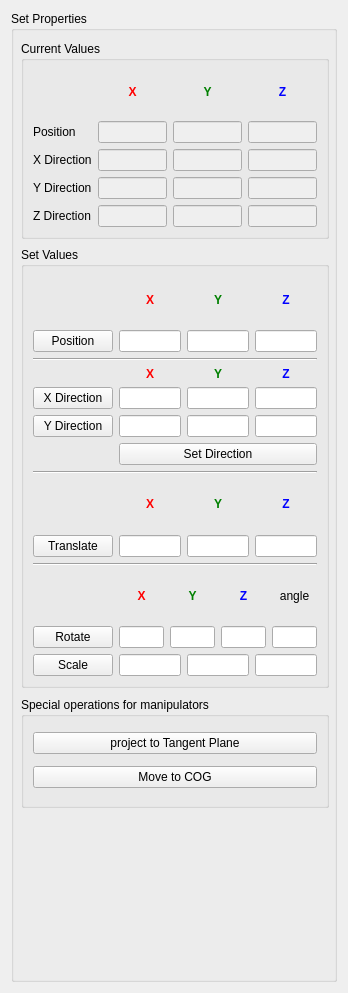
<?xml version="1.0" encoding="UTF-8"?>
<ui version="4.0">
 <class>setProps</class>
 <widget class="QWidget" name="setProps">
  <property name="geometry">
   <rect>
    <x>0</x>
    <y>0</y>
    <width>348</width>
    <height>993</height>
   </rect>
  </property>
  <property name="sizePolicy">
   <sizepolicy hsizetype="Fixed" vsizetype="Preferred">
    <horstretch>0</horstretch>
    <verstretch>0</verstretch>
   </sizepolicy>
  </property>
  <property name="maximumSize">
   <size>
    <width>348</width>
    <height>16777215</height>
   </size>
  </property>
  <property name="windowTitle">
   <string>Form</string>
  </property>
  <layout class="QVBoxLayout" name="verticalLayout_6">
   <item>
    <widget class="QGroupBox" name="groupBox">
     <property name="title">
      <string>Set Properties</string>
     </property>
     <widget class="QGroupBox" name="groupBox_4">
      <property name="geometry">
       <rect>
        <x>10</x>
        <y>686</y>
        <width>308</width>
        <height>111</height>
       </rect>
      </property>
      <property name="title">
       <string>Special operations for manipulators</string>
      </property>
      <layout class="QVBoxLayout" name="verticalLayout">
       <item>
        <widget class="QPushButton" name="projectTangentButton">
         <property name="text">
          <string>project to Tangent Plane</string>
         </property>
        </widget>
       </item>
       <item>
        <widget class="QPushButton" name="moveManipToCOG">
         <property name="text">
          <string>Move to COG</string>
         </property>
        </widget>
       </item>
      </layout>
     </widget>
     <widget class="QGroupBox" name="groupBox_3">
      <property name="geometry">
       <rect>
        <x>10</x>
        <y>236</y>
        <width>308</width>
        <height>441</height>
       </rect>
      </property>
      <property name="title">
       <string>Set Values</string>
      </property>
      <layout class="QVBoxLayout" name="verticalLayout_4">
       <item>
        <layout class="QGridLayout" name="gridLayout_2">
         <item row="0" column="1">
          <widget class="QLabel" name="label">
           <property name="font">
            <font>
             <weight>75</weight>
             <bold>true</bold>
            </font>
           </property>
           <property name="text">
            <string>&lt;font color=red&gt;X&lt;/font&gt;</string>
           </property>
           <property name="alignment">
            <set>Qt::AlignCenter</set>
           </property>
          </widget>
         </item>
         <item row="0" column="2">
          <widget class="QLabel" name="label_2">
           <property name="font">
            <font>
             <weight>75</weight>
             <bold>true</bold>
            </font>
           </property>
           <property name="text">
            <string>&lt;font color=green&gt;Y&lt;/font&gt;</string>
           </property>
           <property name="alignment">
            <set>Qt::AlignCenter</set>
           </property>
          </widget>
         </item>
         <item row="0" column="3">
          <widget class="QLabel" name="label_3">
           <property name="font">
            <font>
             <weight>75</weight>
             <bold>true</bold>
            </font>
           </property>
           <property name="text">
            <string>&lt;font color=blue&gt;Z&lt;/font&gt;</string>
           </property>
           <property name="alignment">
            <set>Qt::AlignCenter</set>
           </property>
          </widget>
         </item>
         <item row="1" column="0">
          <widget class="QPushButton" name="posButton">
           <property name="toolTip">
            <string>Set the position of the manipulator</string>
           </property>
           <property name="statusTip">
            <string>Set the position of the manipulator</string>
           </property>
           <property name="text">
            <string>Position</string>
           </property>
          </widget>
         </item>
         <item row="1" column="1">
          <widget class="QLineEdit" name="nposx">
           <property name="minimumSize">
            <size>
             <width>1</width>
             <height>0</height>
            </size>
           </property>
           <property name="maxLength">
            <number>15</number>
           </property>
          </widget>
         </item>
         <item row="1" column="3">
          <widget class="QLineEdit" name="nposz">
           <property name="minimumSize">
            <size>
             <width>1</width>
             <height>0</height>
            </size>
           </property>
           <property name="maxLength">
            <number>15</number>
           </property>
          </widget>
         </item>
         <item row="1" column="2">
          <widget class="QLineEdit" name="nposy">
           <property name="minimumSize">
            <size>
             <width>1</width>
             <height>0</height>
            </size>
           </property>
           <property name="maxLength">
            <number>15</number>
           </property>
          </widget>
         </item>
        </layout>
       </item>
       <item>
        <widget class="Line" name="line_3">
         <property name="orientation">
          <enum>Qt::Horizontal</enum>
         </property>
        </widget>
       </item>
       <item>
        <layout class="QGridLayout" name="gridLayout_3">
         <item row="0" column="1">
          <widget class="QLabel" name="label_5">
           <property name="font">
            <font>
             <weight>75</weight>
             <bold>true</bold>
            </font>
           </property>
           <property name="text">
            <string>&lt;font color=red&gt;X&lt;/font&gt;</string>
           </property>
           <property name="alignment">
            <set>Qt::AlignCenter</set>
           </property>
          </widget>
         </item>
         <item row="0" column="2">
          <widget class="QLabel" name="label_6">
           <property name="font">
            <font>
             <weight>75</weight>
             <bold>true</bold>
            </font>
           </property>
           <property name="text">
            <string>&lt;font color=green&gt;Y&lt;/font&gt;</string>
           </property>
           <property name="alignment">
            <set>Qt::AlignCenter</set>
           </property>
          </widget>
         </item>
         <item row="0" column="3">
          <widget class="QLabel" name="label_7">
           <property name="font">
            <font>
             <weight>75</weight>
             <bold>true</bold>
            </font>
           </property>
           <property name="text">
            <string>&lt;font color=blue&gt;Z&lt;/font&gt;</string>
           </property>
           <property name="alignment">
            <set>Qt::AlignCenter</set>
           </property>
          </widget>
         </item>
         <item row="1" column="0">
          <widget class="QPushButton" name="axisAButton">
           <property name="toolTip">
            <string>Toggle the direction axis</string>
           </property>
           <property name="statusTip">
            <string>Toggle the direction axis</string>
           </property>
           <property name="text">
            <string>X Direction</string>
           </property>
          </widget>
         </item>
         <item row="1" column="1">
          <widget class="QLineEdit" name="ndirAx">
           <property name="minimumSize">
            <size>
             <width>1</width>
             <height>0</height>
            </size>
           </property>
           <property name="maxLength">
            <number>15</number>
           </property>
          </widget>
         </item>
         <item row="1" column="2">
          <widget class="QLineEdit" name="ndirAy">
           <property name="minimumSize">
            <size>
             <width>1</width>
             <height>0</height>
            </size>
           </property>
           <property name="maxLength">
            <number>15</number>
           </property>
          </widget>
         </item>
         <item row="1" column="3">
          <widget class="QLineEdit" name="ndirAz">
           <property name="minimumSize">
            <size>
             <width>1</width>
             <height>0</height>
            </size>
           </property>
           <property name="maxLength">
            <number>15</number>
           </property>
          </widget>
         </item>
         <item row="2" column="0">
          <widget class="QPushButton" name="axisBButton">
           <property name="toolTip">
            <string>Toggle the direction axis</string>
           </property>
           <property name="statusTip">
            <string>Toggle the direction axis</string>
           </property>
           <property name="text">
            <string>Y Direction</string>
           </property>
          </widget>
         </item>
         <item row="2" column="1">
          <widget class="QLineEdit" name="ndirBx">
           <property name="minimumSize">
            <size>
             <width>1</width>
             <height>0</height>
            </size>
           </property>
           <property name="maxLength">
            <number>15</number>
           </property>
          </widget>
         </item>
         <item row="2" column="2">
          <widget class="QLineEdit" name="ndirBy">
           <property name="minimumSize">
            <size>
             <width>1</width>
             <height>0</height>
            </size>
           </property>
           <property name="maxLength">
            <number>15</number>
           </property>
          </widget>
         </item>
         <item row="2" column="3">
          <widget class="QLineEdit" name="ndirBz">
           <property name="minimumSize">
            <size>
             <width>1</width>
             <height>0</height>
            </size>
           </property>
           <property name="maxLength">
            <number>15</number>
           </property>
          </widget>
         </item>
         <item row="3" column="1" colspan="3">
          <widget class="QPushButton" name="dirButton">
           <property name="toolTip">
            <string>Set the directions of the manipulator</string>
           </property>
           <property name="statusTip">
            <string>Set the directions of the manipulator</string>
           </property>
           <property name="text">
            <string>Set Direction</string>
           </property>
          </widget>
         </item>
        </layout>
       </item>
       <item>
        <widget class="Line" name="line">
         <property name="orientation">
          <enum>Qt::Horizontal</enum>
         </property>
        </widget>
       </item>
       <item>
        <layout class="QGridLayout" name="gridLayout_4">
         <item row="0" column="1">
          <widget class="QLabel" name="label_21">
           <property name="font">
            <font>
             <weight>75</weight>
             <bold>true</bold>
            </font>
           </property>
           <property name="text">
            <string>&lt;font color=red&gt;X&lt;/font&gt;</string>
           </property>
           <property name="alignment">
            <set>Qt::AlignCenter</set>
           </property>
          </widget>
         </item>
         <item row="0" column="2">
          <widget class="QLabel" name="label_19">
           <property name="font">
            <font>
             <weight>75</weight>
             <bold>true</bold>
            </font>
           </property>
           <property name="text">
            <string>&lt;font color=green&gt;Y&lt;/font&gt;</string>
           </property>
           <property name="alignment">
            <set>Qt::AlignCenter</set>
           </property>
          </widget>
         </item>
         <item row="0" column="3">
          <widget class="QLabel" name="label_20">
           <property name="font">
            <font>
             <weight>75</weight>
             <bold>true</bold>
            </font>
           </property>
           <property name="text">
            <string>&lt;font color=blue&gt;Z&lt;/font&gt;</string>
           </property>
           <property name="alignment">
            <set>Qt::AlignCenter</set>
           </property>
          </widget>
         </item>
         <item row="1" column="0">
          <widget class="QPushButton" name="transButton">
           <property name="toolTip">
            <string>Translate the manipulator</string>
           </property>
           <property name="statusTip">
            <string>Translate the manipulator</string>
           </property>
           <property name="text">
            <string>Translate</string>
           </property>
          </widget>
         </item>
         <item row="1" column="1">
          <widget class="QLineEdit" name="translationX">
           <property name="minimumSize">
            <size>
             <width>1</width>
             <height>0</height>
            </size>
           </property>
           <property name="maxLength">
            <number>15</number>
           </property>
          </widget>
         </item>
         <item row="1" column="2">
          <widget class="QLineEdit" name="translationY">
           <property name="minimumSize">
            <size>
             <width>1</width>
             <height>0</height>
            </size>
           </property>
           <property name="maxLength">
            <number>15</number>
           </property>
          </widget>
         </item>
         <item row="1" column="3">
          <widget class="QLineEdit" name="translationZ">
           <property name="minimumSize">
            <size>
             <width>1</width>
             <height>0</height>
            </size>
           </property>
           <property name="maxLength">
            <number>15</number>
           </property>
          </widget>
         </item>
        </layout>
       </item>
       <item>
        <widget class="Line" name="line_2">
         <property name="orientation">
          <enum>Qt::Horizontal</enum>
         </property>
        </widget>
       </item>
       <item>
        <layout class="QGridLayout" name="_2">
         <item row="0" column="1">
          <widget class="QLabel" name="label_13">
           <property name="font">
            <font>
             <weight>75</weight>
             <bold>true</bold>
            </font>
           </property>
           <property name="text">
            <string>&lt;font color=red&gt;X&lt;/font&gt;</string>
           </property>
           <property name="alignment">
            <set>Qt::AlignCenter</set>
           </property>
          </widget>
         </item>
         <item row="0" column="2">
          <widget class="QLabel" name="label_14">
           <property name="font">
            <font>
             <weight>75</weight>
             <bold>true</bold>
            </font>
           </property>
           <property name="text">
            <string>&lt;font color=green&gt;Y&lt;/font&gt;</string>
           </property>
           <property name="alignment">
            <set>Qt::AlignCenter</set>
           </property>
          </widget>
         </item>
         <item row="0" column="3">
          <widget class="QLabel" name="label_15">
           <property name="font">
            <font>
             <weight>75</weight>
             <bold>true</bold>
            </font>
           </property>
           <property name="text">
            <string>&lt;font color=blue&gt;Z&lt;/font&gt;</string>
           </property>
           <property name="alignment">
            <set>Qt::AlignCenter</set>
           </property>
          </widget>
         </item>
         <item row="0" column="4">
          <widget class="QLabel" name="label_16">
           <property name="text">
            <string>angle</string>
           </property>
           <property name="alignment">
            <set>Qt::AlignCenter</set>
           </property>
          </widget>
         </item>
         <item row="1" column="0">
          <widget class="QPushButton" name="rotButton">
           <property name="toolTip">
            <string>Rotate the manipulator</string>
           </property>
           <property name="statusTip">
            <string>Rotate the manipulator</string>
           </property>
           <property name="text">
            <string>Rotate</string>
           </property>
          </widget>
         </item>
         <item row="1" column="1">
          <widget class="QLineEdit" name="rotx">
           <property name="minimumSize">
            <size>
             <width>1</width>
             <height>0</height>
            </size>
           </property>
           <property name="maxLength">
            <number>15</number>
           </property>
          </widget>
         </item>
         <item row="1" column="2">
          <widget class="QLineEdit" name="roty">
           <property name="minimumSize">
            <size>
             <width>1</width>
             <height>0</height>
            </size>
           </property>
           <property name="maxLength">
            <number>15</number>
           </property>
          </widget>
         </item>
         <item row="1" column="3">
          <widget class="QLineEdit" name="rotz">
           <property name="minimumSize">
            <size>
             <width>1</width>
             <height>0</height>
            </size>
           </property>
           <property name="maxLength">
            <number>15</number>
           </property>
          </widget>
         </item>
         <item row="1" column="4">
          <widget class="QLineEdit" name="rotAngle">
           <property name="minimumSize">
            <size>
             <width>1</width>
             <height>0</height>
            </size>
           </property>
           <property name="maxLength">
            <number>15</number>
           </property>
          </widget>
         </item>
        </layout>
       </item>
       <item>
        <layout class="QHBoxLayout" name="_3">
         <item>
          <widget class="QPushButton" name="scaleButton">
           <property name="toolTip">
            <string>Scale the manipulator</string>
           </property>
           <property name="statusTip">
            <string>Scale the manipulator</string>
           </property>
           <property name="text">
            <string>Scale</string>
           </property>
          </widget>
         </item>
         <item>
          <widget class="QLineEdit" name="scalex">
           <property name="minimumSize">
            <size>
             <width>1</width>
             <height>0</height>
            </size>
           </property>
           <property name="maxLength">
            <number>15</number>
           </property>
          </widget>
         </item>
         <item>
          <widget class="QLineEdit" name="scaley">
           <property name="minimumSize">
            <size>
             <width>1</width>
             <height>0</height>
            </size>
           </property>
           <property name="maxLength">
            <number>15</number>
           </property>
          </widget>
         </item>
         <item>
          <widget class="QLineEdit" name="scalez">
           <property name="minimumSize">
            <size>
             <width>1</width>
             <height>0</height>
            </size>
           </property>
           <property name="maxLength">
            <number>15</number>
           </property>
          </widget>
         </item>
        </layout>
       </item>
      </layout>
      <zorder>line</zorder>
      <zorder>line_2</zorder>
      <zorder>line_3</zorder>
     </widget>
     <widget class="QGroupBox" name="groupBox_5">
      <property name="geometry">
       <rect>
        <x>10</x>
        <y>30</y>
        <width>308</width>
        <height>198</height>
       </rect>
      </property>
      <property name="title">
       <string>Current Values</string>
      </property>
      <layout class="QVBoxLayout" name="verticalLayout_5">
       <item>
        <layout class="QGridLayout" name="gridLayout">
         <item row="0" column="1">
          <widget class="QLabel" name="label_8">
           <property name="font">
            <font>
             <weight>75</weight>
             <bold>true</bold>
            </font>
           </property>
           <property name="text">
            <string>&lt;font color=red&gt;X&lt;/font&gt;</string>
           </property>
           <property name="alignment">
            <set>Qt::AlignCenter</set>
           </property>
          </widget>
         </item>
         <item row="0" column="2">
          <widget class="QLabel" name="label_9">
           <property name="font">
            <font>
             <weight>75</weight>
             <bold>true</bold>
            </font>
           </property>
           <property name="text">
            <string>&lt;font color=green&gt;Y&lt;/font&gt;</string>
           </property>
           <property name="alignment">
            <set>Qt::AlignCenter</set>
           </property>
          </widget>
         </item>
         <item row="0" column="3">
          <widget class="QLabel" name="label_10">
           <property name="font">
            <font>
             <weight>75</weight>
             <bold>true</bold>
            </font>
           </property>
           <property name="text">
            <string>&lt;font color=blue&gt;Z&lt;/font&gt;</string>
           </property>
           <property name="alignment">
            <set>Qt::AlignCenter</set>
           </property>
          </widget>
         </item>
         <item row="1" column="0">
          <widget class="QLabel" name="label_11">
           <property name="text">
            <string>Position</string>
           </property>
          </widget>
         </item>
         <item row="1" column="1">
          <widget class="QLineEdit" name="posx">
           <property name="enabled">
            <bool>false</bool>
           </property>
           <property name="sizePolicy">
            <sizepolicy hsizetype="Minimum" vsizetype="Minimum">
             <horstretch>0</horstretch>
             <verstretch>0</verstretch>
            </sizepolicy>
           </property>
           <property name="minimumSize">
            <size>
             <width>2</width>
             <height>0</height>
            </size>
           </property>
           <property name="maxLength">
            <number>15</number>
           </property>
          </widget>
         </item>
         <item row="1" column="2">
          <widget class="QLineEdit" name="posy">
           <property name="enabled">
            <bool>false</bool>
           </property>
           <property name="minimumSize">
            <size>
             <width>1</width>
             <height>0</height>
            </size>
           </property>
           <property name="maxLength">
            <number>15</number>
           </property>
          </widget>
         </item>
         <item row="1" column="3">
          <widget class="QLineEdit" name="posz">
           <property name="enabled">
            <bool>false</bool>
           </property>
           <property name="minimumSize">
            <size>
             <width>1</width>
             <height>0</height>
            </size>
           </property>
           <property name="maxLength">
            <number>15</number>
           </property>
          </widget>
         </item>
         <item row="2" column="0">
          <widget class="QLabel" name="label_12">
           <property name="text">
            <string>X Direction</string>
           </property>
          </widget>
         </item>
         <item row="2" column="1">
          <widget class="QLineEdit" name="dirxx">
           <property name="enabled">
            <bool>false</bool>
           </property>
           <property name="sizePolicy">
            <sizepolicy hsizetype="Ignored" vsizetype="Fixed">
             <horstretch>0</horstretch>
             <verstretch>0</verstretch>
            </sizepolicy>
           </property>
           <property name="minimumSize">
            <size>
             <width>1</width>
             <height>0</height>
            </size>
           </property>
           <property name="maxLength">
            <number>15</number>
           </property>
          </widget>
         </item>
         <item row="2" column="2">
          <widget class="QLineEdit" name="dirxy">
           <property name="enabled">
            <bool>false</bool>
           </property>
           <property name="minimumSize">
            <size>
             <width>1</width>
             <height>0</height>
            </size>
           </property>
           <property name="maxLength">
            <number>15</number>
           </property>
          </widget>
         </item>
         <item row="2" column="3">
          <widget class="QLineEdit" name="dirxz">
           <property name="enabled">
            <bool>false</bool>
           </property>
           <property name="minimumSize">
            <size>
             <width>1</width>
             <height>0</height>
            </size>
           </property>
           <property name="maxLength">
            <number>15</number>
           </property>
          </widget>
         </item>
         <item row="3" column="0">
          <widget class="QLabel" name="label_17">
           <property name="text">
            <string>Y Direction</string>
           </property>
          </widget>
         </item>
         <item row="3" column="1">
          <widget class="QLineEdit" name="diryx">
           <property name="enabled">
            <bool>false</bool>
           </property>
           <property name="sizePolicy">
            <sizepolicy hsizetype="Ignored" vsizetype="Fixed">
             <horstretch>0</horstretch>
             <verstretch>0</verstretch>
            </sizepolicy>
           </property>
           <property name="minimumSize">
            <size>
             <width>1</width>
             <height>0</height>
            </size>
           </property>
           <property name="maxLength">
            <number>15</number>
           </property>
          </widget>
         </item>
         <item row="3" column="2">
          <widget class="QLineEdit" name="diryy">
           <property name="enabled">
            <bool>false</bool>
           </property>
           <property name="minimumSize">
            <size>
             <width>1</width>
             <height>0</height>
            </size>
           </property>
           <property name="maxLength">
            <number>15</number>
           </property>
          </widget>
         </item>
         <item row="3" column="3">
          <widget class="QLineEdit" name="diryz">
           <property name="enabled">
            <bool>false</bool>
           </property>
           <property name="minimumSize">
            <size>
             <width>1</width>
             <height>0</height>
            </size>
           </property>
           <property name="maxLength">
            <number>15</number>
           </property>
          </widget>
         </item>
         <item row="4" column="0">
          <widget class="QLabel" name="label_18">
           <property name="text">
            <string>Z Direction</string>
           </property>
          </widget>
         </item>
         <item row="4" column="1">
          <widget class="QLineEdit" name="dirzx">
           <property name="enabled">
            <bool>false</bool>
           </property>
           <property name="sizePolicy">
            <sizepolicy hsizetype="Ignored" vsizetype="Fixed">
             <horstretch>0</horstretch>
             <verstretch>0</verstretch>
            </sizepolicy>
           </property>
           <property name="minimumSize">
            <size>
             <width>1</width>
             <height>0</height>
            </size>
           </property>
           <property name="maxLength">
            <number>15</number>
           </property>
          </widget>
         </item>
         <item row="4" column="2">
          <widget class="QLineEdit" name="dirzy">
           <property name="enabled">
            <bool>false</bool>
           </property>
           <property name="minimumSize">
            <size>
             <width>1</width>
             <height>0</height>
            </size>
           </property>
           <property name="maxLength">
            <number>15</number>
           </property>
          </widget>
         </item>
         <item row="4" column="3">
          <widget class="QLineEdit" name="dirzz">
           <property name="enabled">
            <bool>false</bool>
           </property>
           <property name="minimumSize">
            <size>
             <width>1</width>
             <height>0</height>
            </size>
           </property>
           <property name="maxLength">
            <number>15</number>
           </property>
          </widget>
         </item>
        </layout>
       </item>
      </layout>
     </widget>
    </widget>
   </item>
  </layout>
 </widget>
 <tabstops>
  <tabstop>posx</tabstop>
  <tabstop>posy</tabstop>
  <tabstop>posz</tabstop>
  <tabstop>dirxx</tabstop>
  <tabstop>dirxy</tabstop>
  <tabstop>dirxz</tabstop>
  <tabstop>diryx</tabstop>
  <tabstop>diryy</tabstop>
  <tabstop>diryz</tabstop>
  <tabstop>dirzx</tabstop>
  <tabstop>dirzy</tabstop>
  <tabstop>dirzz</tabstop>
  <tabstop>posButton</tabstop>
  <tabstop>nposx</tabstop>
  <tabstop>nposy</tabstop>
  <tabstop>nposz</tabstop>
  <tabstop>axisAButton</tabstop>
  <tabstop>ndirAx</tabstop>
  <tabstop>ndirAy</tabstop>
  <tabstop>ndirAz</tabstop>
  <tabstop>axisBButton</tabstop>
  <tabstop>ndirBx</tabstop>
  <tabstop>ndirBy</tabstop>
  <tabstop>ndirBz</tabstop>
  <tabstop>dirButton</tabstop>
  <tabstop>transButton</tabstop>
  <tabstop>translationX</tabstop>
  <tabstop>translationY</tabstop>
  <tabstop>translationZ</tabstop>
  <tabstop>rotButton</tabstop>
  <tabstop>rotx</tabstop>
  <tabstop>roty</tabstop>
  <tabstop>rotz</tabstop>
  <tabstop>rotAngle</tabstop>
  <tabstop>scaleButton</tabstop>
  <tabstop>scalex</tabstop>
  <tabstop>scaley</tabstop>
  <tabstop>scalez</tabstop>
  <tabstop>projectTangentButton</tabstop>
  <tabstop>moveManipToCOG</tabstop>
 </tabstops>
 <resources/>
 <connections/>
</ui>
